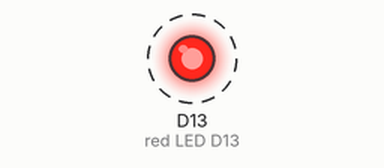
Bench run of a program on a simulated Circuit Playground running CircuitPython. Parts: output pins drawn as LEDs (lit = HIGH). Dashed ring = blinking.

Above: at 0.2 s.
Timing chart, 0 to 3.0 s (numbered marks = the images above):
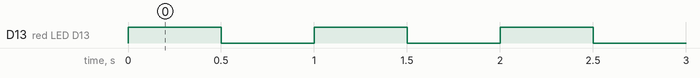

The program:

code.py
```python
# This is the same example as before, but a bit shorter. It shows a "toggle" coding technique:
# we take the old value of red_led (which is either True or False), flip that state using the "not" keyword,
# then storing that in red_led again.
# https://learn.adafruit.com/circuitpython-made-easy-on-circuit-playground-express/red-led
import time
from adafruit_circuitplayground import cp

while True:
    cp.red_led = not cp.red_led
    time.sleep(0.5)
```

Measured:
- by itself, D13 (red LED D13): alternates HIGH for 0.50 s and LOW for 0.50 s
